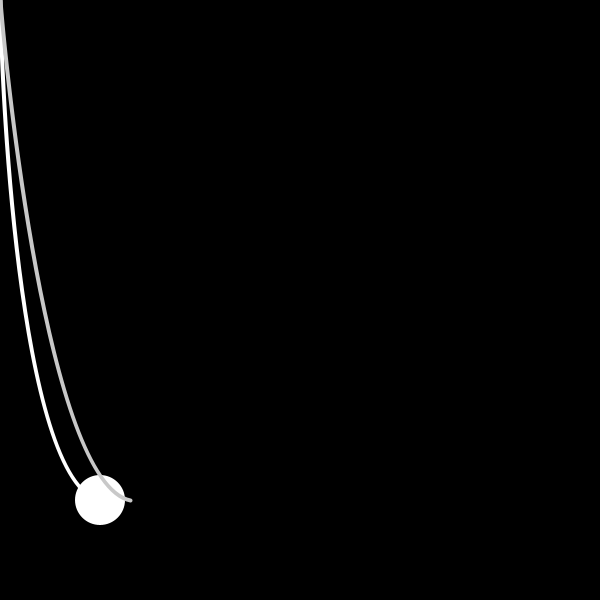
Frame 1 (no input)
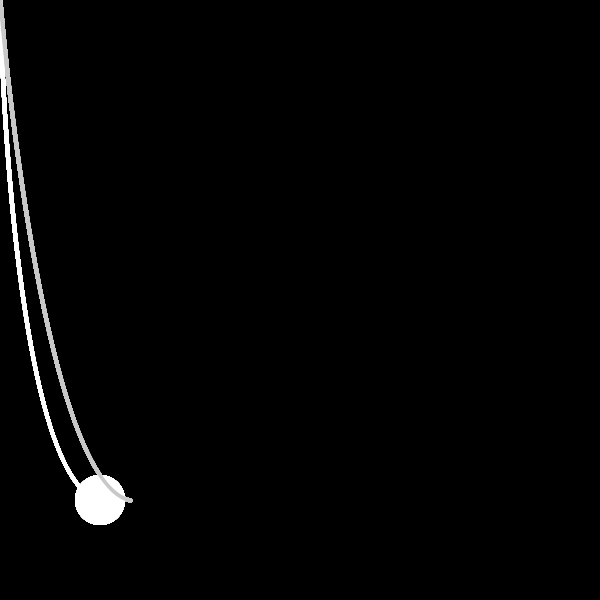
Frame 60 (the mouse pressed at the canvas centre just before this capture)
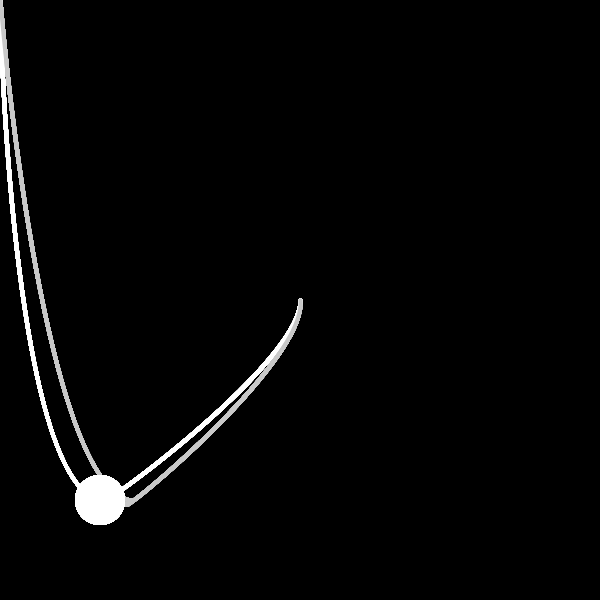
Frame 120 (the mouse held since frame 60 and released just before this capture)

The Processing sketch that drew these frames (run headless with seeded random() and noise(); from frame 60 on, the mouse is pressed at the canvas centre):

// Processing sketch: processing_175534
// ── processing_175534.pde

void setup(){
  size(600, 600);
  smooth();
  frameRate(10);
  background(0);
}

void draw(){
  noStroke();
  fill(255);
  ellipse(100, 500, 50, 50);
  noFill();
  strokeWeight(4);
  stroke(255);
  curve(100, 100, mouseX, mouseY, 100, 500, 500, 100);
  stroke(200);
  curve(100, 100, mouseY, mouseX, 130, 500, 500, 100);
}
